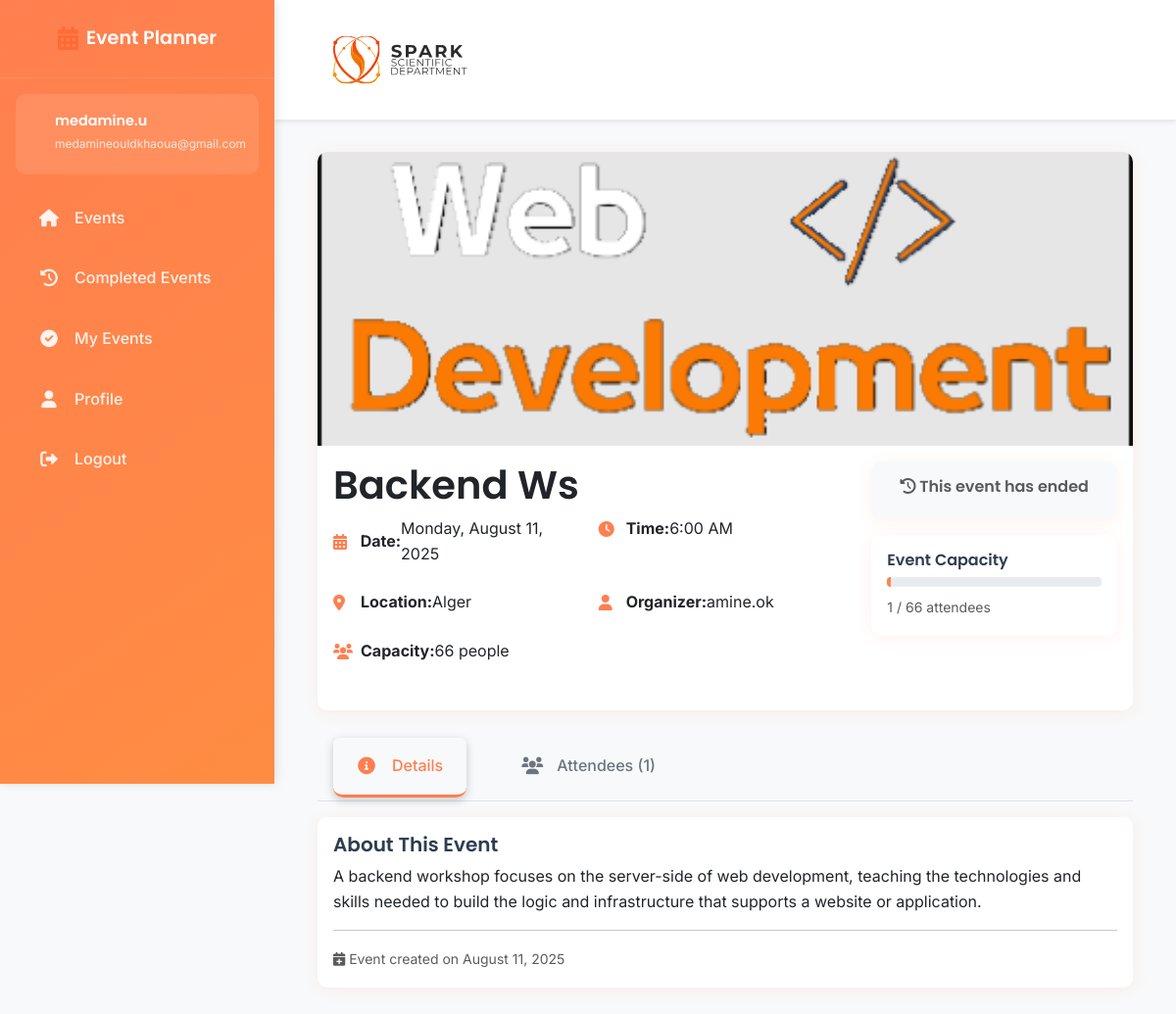
The app's page /event/3/ (signed in) with its own data.
### events/models.py (models this page shows, shortened)
class Event(models.Model):
    title = models.CharField(max_length=200)
    description = models.TextField()
    date = models.DateField()
    time = models.TimeField()
    location = models.CharField(max_length=300)
    duration_days = models.PositiveIntegerField(default=0, help_text="Duration in days")
    duration_hours = models.PositiveIntegerField(default=0, help_text="Duration in hours")
    auto_complete_days = models.PositiveIntegerField(default=0, help_text="Days after event start to auto-complete")
    auto_complete_hours = models.PositiveIntegerField(default=0, help_text="Hours after event start to auto-complete")
    capacity = models.PositiveIntegerField(blank=True, null=True)
    creator = models.ForeignKey(User, on_delete=models.CASCADE, related_name='created_events')
    image = models.ImageField(default='event_default.jpg', upload_to='event_pics')
    end_datetime = models.DateTimeField(blank=True, null=True)
    created_at = models.DateTimeField(default=timezone.now)
    updated_at = models.DateTimeField(auto_now=True)
    is_completed = models.BooleanField(default=False, help_text="Mark this event as manually completed")
    auto_complete_datetime = models.DateTimeField(blank=True, null=True, help_text="Event will be automatically marked as completed at this date and time")
    class Meta:
        ordering = ['date', 'time']
    @property
    def is_past(self):
        if self.end_datetime:
            return timezone.now() > self.end_datetime
        return timezone.now().date() > self.date
    @property
    def attendee_count(self):
        return self.rsvps.filter(status='going').count()

### events/views.py (the view, shortened to what this page needs)
# urls.py: path('event/<int:pk>/', EventDetailView.as_view(), name='event-detail'),
class EventDetailView(DetailView):
    model = Event
    template_name = 'events/event_detail.html'
    def get_context_data(self, **kwargs):
        context = super().get_context_data(**kwargs)
        event = self.get_object()
        user_rsvp = None
        if self.request.user.is_authenticated:
            try:
                user_rsvp = RSVP.objects.get(event=event, user=self.request.user)
            except RSVP.DoesNotExist:
                pass
        context['user_rsvp'] = user_rsvp
        context['rsvp_form'] = RSVPForm()
        context['attendees'] = event.rsvps.filter(status='going').select_related('user')
        if event.capacity:
            capacity_percentage = (event.attendee_count / event.capacity) * 100
            context['capacity_percentage'] = min(capacity_percentage, 100)  # Cap at 100%
        return context

### templates/events/event_detail.html (shortened to what this page needs)
{% extends "base.html" %}
{% load static %}
{% load crispy_forms_tags %}
{% block content %}
<div class="container-fluid">
    <div class="row mb-4">
        <div class="col-12">
            <div class="card">
                <div class="position-relative">
                    {% if object.image %}
                        <img src="{{ object.image.url }}" class="card-img-top" alt="{{ object.title }}" style="height: 300px; object-fit: cover;">
                    {% else %}
                        <div class="card-img-top bg-orange-light d-flex align-items-center justify-content-center" style="height: 300px;">
                            <i class="fas fa-calendar-alt fa-5x text-orange"></i>
                        </div>
                    {% endif %}
                    <div class="position-absolute top-0 end-0 p-3">
                    </div>
                </div>
                <div class="card-body">
                    <div class="row">
                        <div class="col-lg-8">
                            <h1 class="card-title">{{ object.title }}</h1>
                            <div class="event-meta mb-4">
                                <div class="row g-3">
                                    <div class="col-md-6">
                                        <div class="meta-item">
                                            <i class="fas fa-calendar-alt text-orange"></i>
                                            <strong>Date:</strong> {{ object.date|date:"l, F d, Y" }}
                                        </div>
                                    </div>
                                    <div class="col-md-6">
                                        <div class="meta-item">
                                            <i class="fas fa-clock text-orange"></i>
                                            <strong>Time:</strong> {{ object.time|time:"g:i A" }}
                                        </div>
                                    </div>
                                    <div class="col-md-6">
                                        <div class="meta-item">
                                            <i class="fas fa-map-marker-alt text-orange"></i>
                                            <strong>Location:</strong> {{ object.location }}
                                        </div>
                                    </div>
                                    <div class="col-md-6">
                                        <div class="meta-item">
                                            <i class="fas fa-user text-orange"></i>
                                            <strong>Organizer:</strong> {{ object.creator.first_name|default:object.creator.username }}
                                        </div>
                                    </div>
                                    {% if object.capacity %}
                                        <div class="col-md-6">
                                            <div class="meta-item">
                                                <i class="fas fa-users text-orange"></i>
                                                <strong>Capacity:</strong> {{ object.capacity }} people
                                            </div>
                                        </div>
                                    {% endif %}
                                </div>
                            </div>
                        </div>
                        <div class="col-lg-4">
                            {% if user.is_authenticated and not object.is_past %}
                                <div class="card bg-light">
                                    <div class="card-body text-center">
                                        <h5 class="card-title">
                                            {% if user_rsvp %}
                                                Your attendance status
                                            {% else %}
                                                attend this Event
                                            {% endif %}
                                        </h5>
                                        {% if user_rsvp %}
                                            <div class="alert alert-info">
                                                You are
                                                <strong class="badge {% if user_rsvp.status == 'going' %}badge-going{% else %}badge-not-going{% endif %}">
                                                    {{ user_rsvp.get_status_display }}
                                                </strong>
                                                to this event.
                                            </div>
                                        {% endif %}
                                        <form method="post" action="{% url 'event-rsvp' object.pk %}" class="rsvp-form">
                                            {% csrf_token %}
                                            <div class="mb-3">
                                                {{ rsvp_form.status|as_crispy_field }}
                                            </div>
                                            <button type="submit" class="btn btn-orange w-100">
                                                <i class="fas fa-check"></i> Update your attendees
                                            </button>
                                        </form>
                                        {% if user == object.creator %}
                                            <hr class="my-3">
                                            <form method="post" action="{% url 'event-complete' object.pk %}" class="d-inline">
                                                {% csrf_token %}
                                                <button type="submit" class="btn btn-success btn-sm w-100"
                                                        onclick="return confirm('Are you sure you want to mark this event as completed? This action cannot be undone.')">
                                                    <i class="fas fa-check-circle"></i> Mark Event as Completed
                                                </button>
                                            </form>
                                        {% endif %}
                                    </div>
                                </div>
                            {% elif object.is_past and not object.is_completed %}
                                <div class="card bg-light">
                                    <div class="card-body text-center">
                                        <h6 class="text-muted">
                                            <i class="fas fa-history"></i>
                                            This event has ended
                                        </h6>
                                    </div>
                                </div>
                            {% endif %}
                            {% if object.capacity %}
                                <div class="card mt-3">
                                    <div class="card-body">
                                        <h6>Event Capacity</h6>
                                        <div class="progress mb-2" style="height: 10px;">
                                            <div class="progress-bar capacity-progress" data-width="{{ capacity_percentage|default:0 }}"></div>
                                        </div>
                                        <small class="text-muted">
                                            {{ object.attendee_count }} / {{ object.capacity }} attendees
                                        </small>
                                    </div>
                                </div>
                            {% endif %}
                        </div>
                    </div>
                </div>
            </div>
        </div>
    </div>
    <div class="row">
        <div class="col-12">
            <ul class="nav nav-tabs" id="eventTabs" role="tablist">
                <li class="nav-item" role="presentation">
                    <button class="nav-link active" id="details-tab" data-bs-toggle="tab" data-bs-target="#details" type="button" role="tab">
                        <i class="fas fa-info-circle"></i> Details
                    </button>
                </li>
                <li class="nav-item" role="presentation">
                    <button class="nav-link" id="attendees-tab" data-bs-toggle="tab" data-bs-target="#attendees" type="button" role="tab">
                        <i class="fas fa-users"></i> Attendees ({{ attendees.count }})
                    </button>
                </li>
            </ul>
            <div class="tab-content" id="eventTabsContent">
                <div class="tab-pane fade show active" id="details" role="tabpanel">
                    <div class="card">
                        <div class="card-body">
                            <h5>About This Event</h5>
                            <div class="event-description">
                                {{ object.description|linebreaks }}
                            </div>
                            {% if object.created_at %}
                                <hr>
                                <small class="text-muted">
                                    <i class="fas fa-calendar-plus"></i>
                                    Event created on {{ object.created_at|date:"F d, Y" }}
                                </small>
                            {% endif %}
                        </div>
                    </div>
                </div>
            </div>
        </div>
    </div>
</div>
{% endblock content %}

### templates/base.html (shortened to what this page needs)
{% load static %}
<!DOCTYPE html>
<html lang="en">
<head>
    <link href="https://cdn.jsdelivr.net/npm/bootstrap@5.3.0/dist/css/bootstrap.min.css" rel="stylesheet">
    <link rel="stylesheet" href="https://cdnjs.cloudflare.com/ajax/libs/font-awesome/6.0.0/css/all.min.css">
    {% load static %}
    <link rel="stylesheet" type="text/css" href="{% static 'css/main.css' %}">
    <link href='https://cdn.jsdelivr.net/npm/fullcalendar@6.1.8/main.min.css' rel='stylesheet' />
</head>
<body>
    <div class="wrapper">
        {% if user.is_authenticated %}
        <nav class="sidebar" id="sidebar">
            <div class="sidebar-header">
                <div class="logo">
                    <i class="fas fa-calendar-alt"></i>
                    <span>Event Planner</span>
                </div>
            </div>
            <div class="sidebar-content">
                <div class="user-info">
                    <div class="user-details">
                        <h6>{{ user.first_name|default:user.username }}</h6>
                        <small>{{ user.email }}</small>
                    </div>
                </div>
                <ul class="nav-links">
                    <li class="nav-item">
                        <a href="{% url 'events-home' %}" class="nav-link {% if request.resolver_match.url_name == 'events-home' %}active{% endif %}">
                            <i class="fas fa-home"></i>
                            <span>Events</span>
                        </a>
                    </li>
                    <li class="nav-item">
                        <a href="{% url 'completed-events' %}" class="nav-link {% if request.resolver_match.url_name == 'completed-events' %}active{% endif %}">
                            <i class="fas fa-history"></i>
                            <span>Completed Events</span>
                        </a>
                    </li>
                    <li class="nav-item">
                        <a href="{% url 'my-rsvps' %}" class="nav-link {% if request.resolver_match.url_name == 'my-rsvps' %}active{% endif %}">
                            <i class="fas fa-check-circle"></i>
                            <span>My Events</span>
                        </a>
                    </li>
                    <li class="nav-item">
                        <a href="{% url 'profile' %}" class="nav-link {% if request.resolver_match.url_name == 'profile' %}active{% endif %}">
                            <i class="fas fa-user"></i>
                            <span>Profile</span>
                        </a>
                    </li>
                    <li class="nav-item">
                        <a href="{% url 'logout' %}" class="nav-link">
                            <i class="fas fa-sign-out-alt"></i>
                            <span>Logout</span>
                        </a>
                    </li>
                </ul>
            </div>
        </nav>
        {% endif %}
        <div class="main-content {% if not user.is_authenticated %}full-width{% endif %}">
            <nav class="navbar navbar-expand-lg navbar-light bg-white shadow-sm">
                <div class="container-fluid">
                    {% if user.is_authenticated %}
                        <a class="navbar-brand" href="{% url 'events-home' %}">
                            <img src="{% static 'images/SPARK-03.svg' %}" alt="Event Planner Logo" height="80">
                        </a>
                    {% else %}
                        <a class="navbar-brand" href="{% url 'events-home' %}">
                            <i class="fas fa-calendar-alt text-orange"></i>
                            Event Planner
                        </a>
                    {% endif %}
                </div>
            </nav>
            <div class="content-wrapper">
                {% block content %}{% endblock content %}
            </div>
        </div>
    </div>
</body>
</html>

### records on screen
Event: image (picture), title "Backend Ws", date "Monday, August 11, 2025", time "6:00 AM", location "Alger", creator.first_name "amine.ok", capacity "66", attendee_count "1", description "A backend workshop focuses on the server-side of web development, teaching the technologies and skills needed to build the logic and infrastructure that supports a website or application.", created_at "August 11, 2025"

### other values on screen
{{ user.first_name|default:user.username }} "medamine.u"
{{ user.email }} "medamineouldkhaoua@gmail.com"
{{ attendees.count }} "1"
